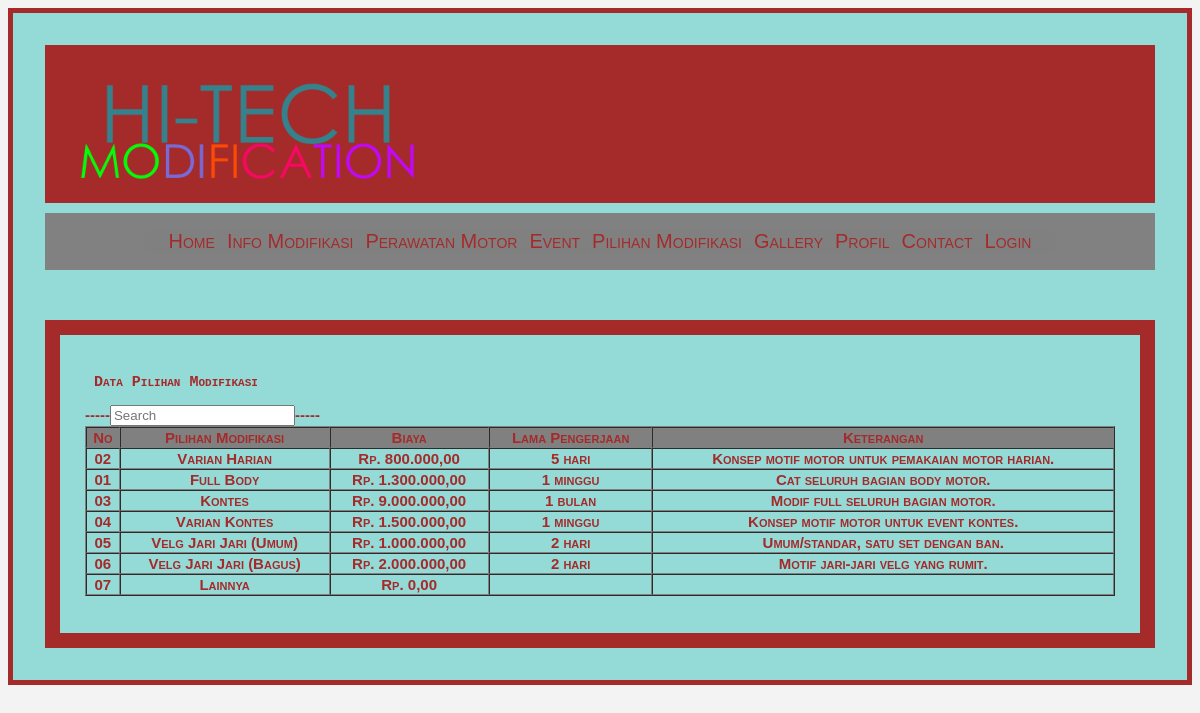
The page /isi-web/data_pilihan.php on the database its author committed.
### tables this page shows
CREATE TABLE IF NOT EXISTS `tb_pilihan` (
  `no` varchar(5) NOT NULL,
  `pilihan` varchar(50) NOT NULL,
  `biaya` int(11) NOT NULL,
  `lama_pengerjaan` varchar(30) NOT NULL,
  `keterangan` varchar(100) NOT NULL,
  PRIMARY KEY  (`no`)
);

### isi-web/data_pilihan.php (the view, shortened to what this page needs)
<?php
include "index.php";
?>
<link rel="stylesheet" href="../css/style.css">
<div id="border">
<h2><pre> Data Pilihan Modifikasi    </pre><h2>
<?php
$query = "SELECT * FROM tb_pilihan";
$result = mysql_query($query);
?>
    <form name="form1" method="get" action="caripilihan.php">
        <pre<td> -----<td><input type="search" name="q" id="q" placeholder="Search"/>----- </td>
    </form>
<table width='100%' border='1' cellpadding='2' cellspacing='0'>
<tr bgcolor='grey'>
		<th>  No  </th>
        <th>  Pilihan Modifikasi </th>
        <th>  Biaya  </th>
        <th>  Lama Pengerjaan </th>
        <th>  Keterangan  </th>
        </tr>
<?php
while ($data = mysql_fetch_array($result)){
?>
  <tr align='center'>
  			<td ><?php echo $data['no'];?></td>
            <td><?php echo $data['pilihan'];?></td>
            <td>Rp. <?php echo number_format($data['biaya'],2,",",".")?></td>
            <td><?php echo $data['lama_pengerjaan'];?></td>
            <td><?php echo $data['keterangan'];?></td>
       </tr>
<?php
}
?>
</table>
</div>

### css/menu.css (style rules this page uses)
body { font-family: 'Arial', sans-serif; background-color: #f3f3f3; }

### css/style.css (style rules this page uses)
#border { font-variant: small-caps; color: black; padding: 25px; background-color: #94dbd8; line-height: 15px; max-width: 0 auto; border: 15px solid brown; color: brown; font-size: 10px; }

### rows shown on the page
tb_pilihan: no "02", pilihan "Varian Harian", biaya "800.000,00", lama_pengerjaan "5 hari", keterangan "Konsep motif motor untuk pemakaian motor harian."
tb_pilihan: no "01", pilihan "Full Body", biaya "1.300.000,00", lama_pengerjaan "1 minggu", keterangan "Cat seluruh bagian body motor."
tb_pilihan: no "03", pilihan "Kontes", biaya "9.000.000,00", lama_pengerjaan "1 bulan", keterangan "Modif full seluruh bagian motor."
tb_pilihan: no "04", pilihan "Varian Kontes", biaya "1.500.000,00", lama_pengerjaan "1 minggu", keterangan "Konsep motif motor untuk event kontes."
tb_pilihan: no "05", pilihan "Velg Jari Jari (Umum)", biaya "1.000.000,00", lama_pengerjaan "2 hari", keterangan "Umum/standar, satu set dengan ban."
tb_pilihan: no "06", pilihan "Velg Jari Jari (Bagus)", biaya "2.000.000,00", lama_pengerjaan "2 hari", keterangan "Motif jari-jari velg yang rumit."
tb_pilihan: no "07", pilihan "Lainnya", biaya "0,00"
